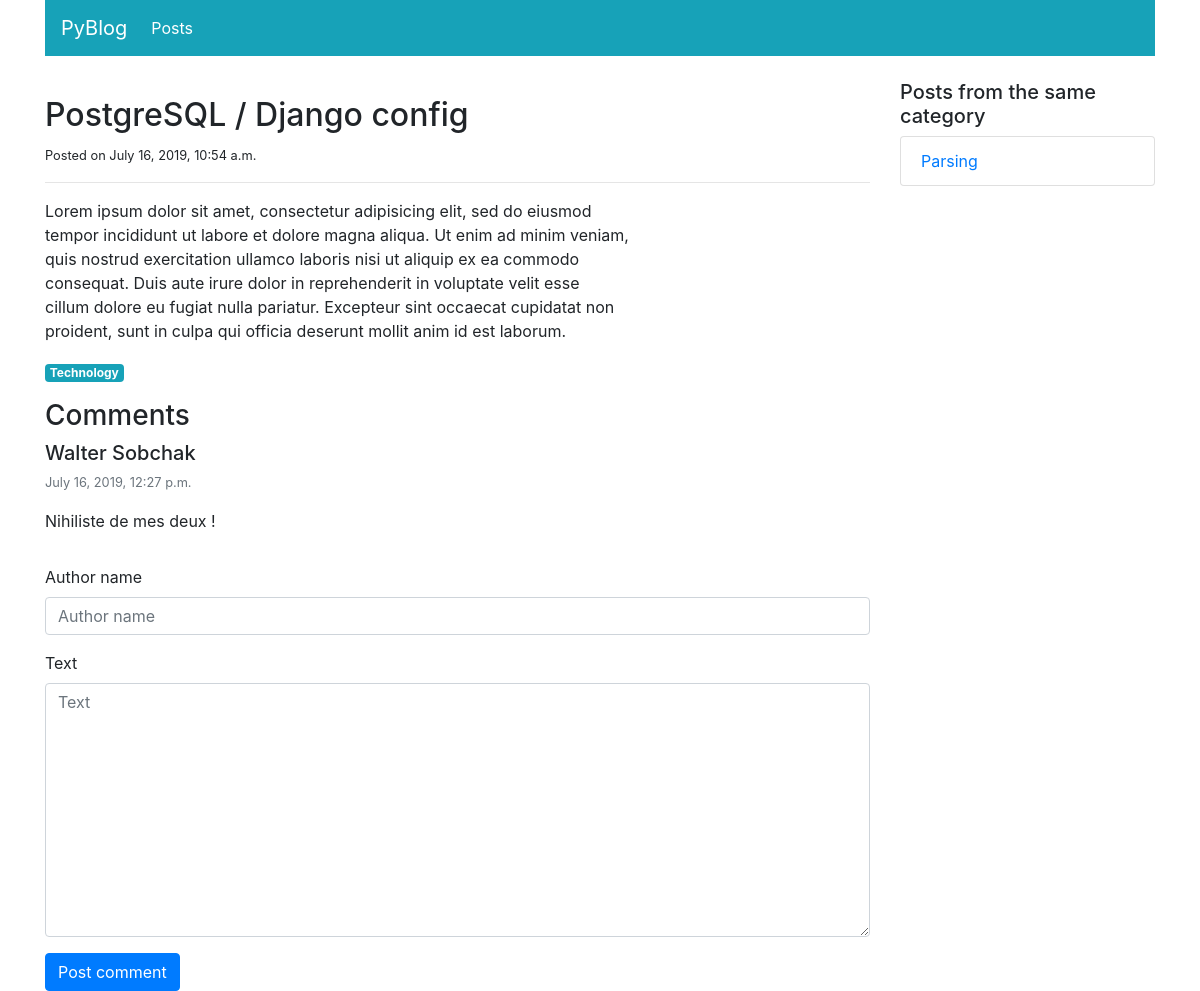
The page /blog/posts/detail/1/ on the database as committed earlier.
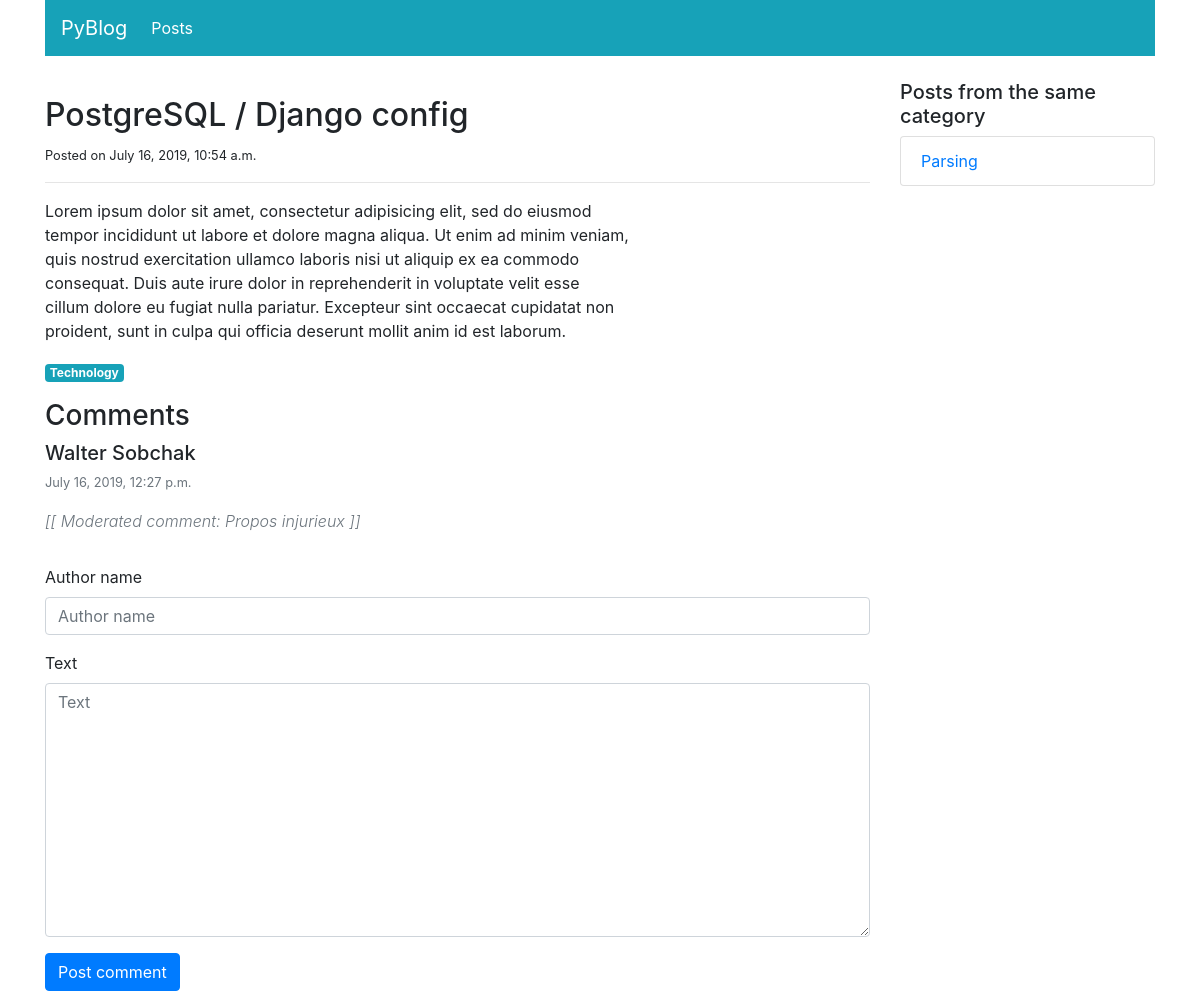
The same page on the database as committed later.
### blog/models.py (models this page shows, shortened)
class Comment(models.Model):
    STATUS_VISIBLE = 'visible'
    STATUS_HIDDEN = 'hidden'
    STATUS_MODERATED = 'moderated'
    STATUS_CHOICES = (
        (STATUS_VISIBLE, 'Visible'),
        (STATUS_HIDDEN, 'Hidden'),
        (STATUS_MODERATED, 'Moderated'),
    )
    author_name = models.CharField(max_length=100)
    text = models.TextField()
    status = models.CharField(max_length=20,
                              default=STATUS_VISIBLE,
                              choices=STATUS_CHOICES)
    moderation_text = models.CharField(max_length=200, blank=True)
    created_at = models.DateTimeField(auto_now_add=True)
    post = models.ForeignKey('Post',
                             on_delete=models.CASCADE,
                             related_name='comments',)

### blog/views.py (the view)
# urls.py: path('posts/detail/<int:post_id>/', views.post_detail, name='post-detail'),
def post_detail(request, post_id, message=''):
    post = get_object_or_404(Post, pk=post_id)
    posts_same_category = Post.objects.filter(published=True, category=post.category)\
        .exclude(pk=post_id)
    comments = post.comments.exclude(status=Comment.STATUS_HIDDEN).order_by('created_at')
    if request.method == 'POST':
        comment_form = CreateCommentForm(request.POST)
        if comment_form.is_valid():
            comment = comment_form.save(commit=False)
            comment.post = post
            comment.save()
            return HttpResponseRedirect(reverse('post-detail-message', args=[post.pk, "You're comment has been posted!"]) + '#comments' )
    else:
        comment_form = CreateCommentForm()
    context = {
        'navigation_items': navigation.navigation_items(navigation.NAV_POSTS),
        'post': post,
        'posts_same_category': posts_same_category,
        'comments': comments,
        'comment_form': comment_form,
        'message': message,
    }
    return render(request, 'blog/post_detail.html', context)

### blog/forms.py
class CreateCommentForm(forms.ModelForm):
    class Meta:
        model = Comment
        fields = ['author_name', 'text']

### blog/models.py (called while the page is built)
    def slug(self):
        return slugify(self.name)

### blog/navigation.py (called while the page is built)
def navigation_items(selected_item):
    items = []
    for name, url in NAV_ITEMS:
        items.append({
            'name': name,
            'url': url,
            'active': True if selected_item == name else False
         })
    return items

### blog/templates/blog/post_detail.html (shortened to what this page needs)
{% extends 'base.html' %}
{% load static %}
{% load bootstrap4 %}
{% block content %}
<div class="col-sm-9" xmlns="http://www.w3.org/1999/html">
    <div class="mt-3">
        <h2> {{ post.title }} </h2>
        <small> Posted on {{ post.created_at }} </small>
        <hr>
        <p class="text-muted">
            {{ post.text|linebreaks|safe }}
        </p>
        <a class="badge badge-info" href="{% url 'post-list' post.category.slug %}">{{ post.category.name|capfirst }}</a>
    </div>
    <div class="mt-3" id="comments">
        <h3>Comments</h3>
        <ul class="list-unstyled">
            {% for comment in comments %}
            <li class="media">
                <div class="media-body">
                    <h5 class="mt-0 mb-1"> {{ comment.author_name }} </h5>
                    <p>
                        <small class="text-muted"> {{ comment.created_at }} </small> </p>
                    <p>
                        {% if comment.status == 'moderated' %}
                         <span class="font-weight-light font-italic text-muted">
                             [[ Moderated comment: {{ comment.moderation_text }} ]]
                         </span>
                        {% else %}
                            {{ comment.text }}
                        {% endif %}
                    </p>
                </div>
            </li>
            {% empty %}
            <li class="media">No comments yet!</li>
            {% endfor %}
        </ul>
        <form action="{% url 'post-detail' post.pk %}" method="post" class="form">
            {% bootstrap_form comment_form %}
            {% buttons %}
                 <button type="submit" class="btn btn-primary"> Post comment </button>
            {% endbuttons %}
    </div>
</div>
<div class="col-sm-3">
    <h5>Posts from the same category</h5>
    <ul class="list-group">
        {% for post in posts_same_category %}
            <li class="list-group-item">
                <a href="{% url 'post-detail' post.pk %}"> {{ post.title|truncatewords:4 }} </a>
            </li>
        {% empty %}
        This is the only post !
        {% endfor %}
    </ul>
</div>
{% endblock content %}

Rows that differ between the two databases and show on the page:
changed Comment "Walter Sobchak": status "visible" → "moderated" (drawn); moderation_text (not shown) → "Propos injurieux"; text "Nihiliste de mes deux !" → (not shown)
